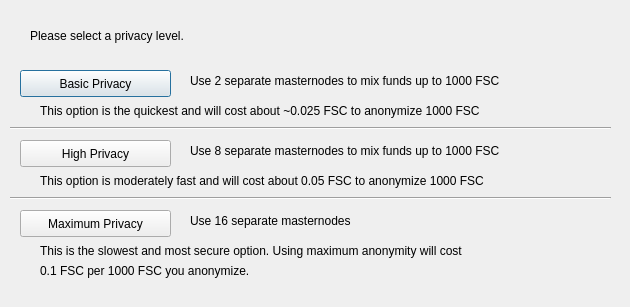
<?xml version="1.0" encoding="UTF-8"?>
<ui version="4.0">
 <class>DarksendConfig</class>
 <widget class="QDialog" name="DarksendConfig">
  <property name="geometry">
   <rect>
    <x>0</x>
    <y>0</y>
    <width>630</width>
    <height>307</height>
   </rect>
  </property>
  <property name="windowTitle">
   <string>Configure Darksend</string>
  </property>
  <widget class="QPushButton" name="buttonBasic">
   <property name="geometry">
    <rect>
     <x>20</x>
     <y>70</y>
     <width>151</width>
     <height>27</height>
    </rect>
   </property>
   <property name="text">
    <string>Basic Privacy</string>
   </property>
  </widget>
  <widget class="QPushButton" name="buttonHigh">
   <property name="geometry">
    <rect>
     <x>20</x>
     <y>140</y>
     <width>151</width>
     <height>27</height>
    </rect>
   </property>
   <property name="text">
    <string>High Privacy</string>
   </property>
  </widget>
  <widget class="QPushButton" name="buttonMax">
   <property name="geometry">
    <rect>
     <x>20</x>
     <y>210</y>
     <width>151</width>
     <height>27</height>
    </rect>
   </property>
   <property name="text">
    <string>Maximum Privacy</string>
   </property>
  </widget>
  <widget class="QLabel" name="label">
   <property name="geometry">
    <rect>
     <x>30</x>
     <y>20</y>
     <width>571</width>
     <height>31</height>
    </rect>
   </property>
   <property name="text">
    <string>Please select a privacy level.</string>
   </property>
  </widget>
  <widget class="QLabel" name="label_2">
   <property name="geometry">
    <rect>
     <x>190</x>
     <y>70</y>
     <width>421</width>
     <height>21</height>
    </rect>
   </property>
   <property name="text">
    <string>Use 2 separate masternodes to mix funds up to 1000 FSC</string>
   </property>
  </widget>
  <widget class="QLabel" name="label_3">
   <property name="geometry">
    <rect>
     <x>190</x>
     <y>140</y>
     <width>411</width>
     <height>21</height>
    </rect>
   </property>
   <property name="text">
    <string>Use 8 separate masternodes to mix funds up to 1000 FSC</string>
   </property>
  </widget>
  <widget class="QLabel" name="label_4">
   <property name="geometry">
    <rect>
     <x>190</x>
     <y>210</y>
     <width>421</width>
     <height>21</height>
    </rect>
   </property>
   <property name="text">
    <string>Use 16 separate masternodes</string>
   </property>
  </widget>
  <widget class="QLabel" name="label_6">
   <property name="geometry">
    <rect>
     <x>40</x>
     <y>100</y>
     <width>561</width>
     <height>21</height>
    </rect>
   </property>
   <property name="text">
    <string>This option is the quickest and will cost about ~0.025 FSC to anonymize 1000 FSC</string>
   </property>
  </widget>
  <widget class="QLabel" name="label_7">
   <property name="geometry">
    <rect>
     <x>40</x>
     <y>170</y>
     <width>561</width>
     <height>21</height>
    </rect>
   </property>
   <property name="text">
    <string>This option is moderately fast and will cost about 0.05 FSC to anonymize 1000 FSC</string>
   </property>
  </widget>
  <widget class="QLabel" name="label_8">
   <property name="geometry">
    <rect>
     <x>40</x>
     <y>240</y>
     <width>561</width>
     <height>21</height>
    </rect>
   </property>
   <property name="text">
    <string>This is the slowest and most secure option. Using maximum anonymity will cost</string>
   </property>
  </widget>
  <widget class="QLabel" name="label_9">
   <property name="geometry">
    <rect>
     <x>40</x>
     <y>260</y>
     <width>561</width>
     <height>21</height>
    </rect>
   </property>
   <property name="text">
    <string>0.1 FSC per 1000 FSC you anonymize.</string>
   </property>
  </widget>
  <widget class="Line" name="line">
   <property name="geometry">
    <rect>
     <x>10</x>
     <y>120</y>
     <width>601</width>
     <height>16</height>
    </rect>
   </property>
   <property name="orientation">
    <enum>Qt::Horizontal</enum>
   </property>
  </widget>
  <widget class="Line" name="line_2">
   <property name="geometry">
    <rect>
     <x>10</x>
     <y>190</y>
     <width>601</width>
     <height>16</height>
    </rect>
   </property>
   <property name="orientation">
    <enum>Qt::Horizontal</enum>
   </property>
  </widget>
 </widget>
 <resources/>
 <connections/>
</ui>
